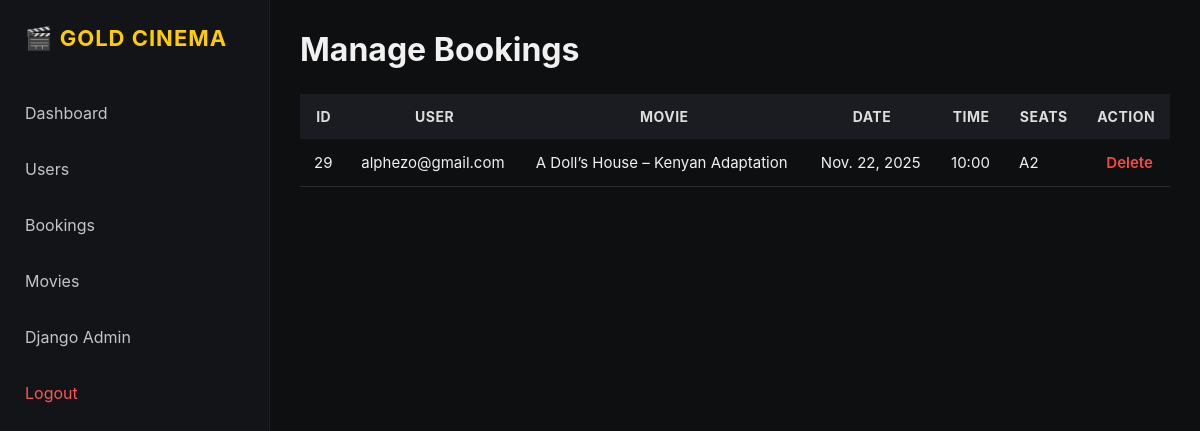
/admin-dashboard/bookings/ (signed in), run on the app's committed database.
### users/models.py (models this page shows, shortened)
class Booking(models.Model):
    user = models.ForeignKey(settings.AUTH_USER_MODEL, on_delete=models.CASCADE)
    movie_name = models.CharField(max_length=255)
    date = models.DateField()
    time = models.CharField(max_length=50)
    seats = models.CharField(max_length=200)  # Example: "A1, A2, A3"
    created_at = models.DateTimeField(auto_now_add=True)

class CustomUser(AbstractUser):
    customer_id = models.CharField(max_length=10, unique=True, default=generate_user_id)
    address = models.CharField(max_length=255, blank=True, null=True)
    city = models.CharField(max_length=100, blank=True, null=True)
    zip_code = models.CharField(max_length=20, blank=True, null=True)
    phone = models.CharField(max_length=20, blank=True, null=True)
    balance = models.DecimalField(max_digits=10, decimal_places=2, default=1000.00)

### users/admin_views.py (the view)
# urls.py: path("admin-dashboard/bookings/", admin_views.admin_bookings, name="admin_bookings"),
@login_required
@user_passes_test(is_admin)
def admin_bookings(request):
    bookings = Booking.objects.all().order_by("-created_at")
    paginator = Paginator(bookings, 12)
    page = request.GET.get("page")
    bookings_page = paginator.get_page(page)
    return render(request, "admin/bookings.html", {
        "bookings": bookings_page
    })

### users/admin_views.py (called while the page is built)
def is_admin(user):
    return user.is_superuser

### users/templates/admin/bookings.html
{% extends "admin/admin_base.html" %}
{% block content %}
<h1>Manage Bookings</h1>
<table class="table">
    <thead>
        <tr>
            <th>ID</th>
            <th>User</th>
            <th>Movie</th>
            <th>Date</th>
            <th>Time</th>
            <th>Seats</th>
            <th>Action</th>
        </tr>
    </thead>
    <tbody>
        {% for b in bookings %}
        <tr>
            <td>{{ b.id }}</td>
            <td>{{ b.user.email }}</td>
            <td>{{ b.movie_name }}</td>
            <td>{{ b.date }}</td>
            <td>{{ b.time }}</td>
            <td>{{ b.seats }}</td>
            <td>
                <a href="{% url 'delete_booking_admin' b.id %}"
                   class="btn-delete"
                   onclick="return confirm('Delete booking?');">
                    Delete
                </a>
            </td>
        </tr>
        {% empty %}
        <tr><td colspan="7">No bookings found.</td></tr>
        {% endfor %}
    </tbody>
</table>
{% endblock %}

### static/css/admin_dashboard.css (style rules this page uses)
* { margin: 0; padding: 0; box-sizing: border-box; font-family: "Inter", sans-serif; }
body { background: #0e0f11; color: #f1f1f1; display: flex; height: 100vh; overflow: hidden; }
.admin-main h1 { font-size: 32px; margin-bottom: 25px; font-weight: 700; }
.table { width: 100%; border-collapse: collapse; margin-top: 15px; }
.table thead { background: #1a1c21; }
.table thead th { padding: 14px; font-size: 14px; letter-spacing: 0.5px; color: #dddddd; text-transform: uppercase; }
.table tbody tr { border-bottom: 1px solid #2b2d33; transition: 0.25s; }
.table td { padding: 14px; font-size: 15px; }
.btn-delete { color: #ff4444; font-weight: 600; text-decoration: none; margin-left: 10px; }

### data on the page
Booking: id "29", user.email "alphezo@gmail.com", movie_name "A Doll’s House – Kenyan Adaptation", date "Nov. 22, 2025", time "10:00", seats "A2"
